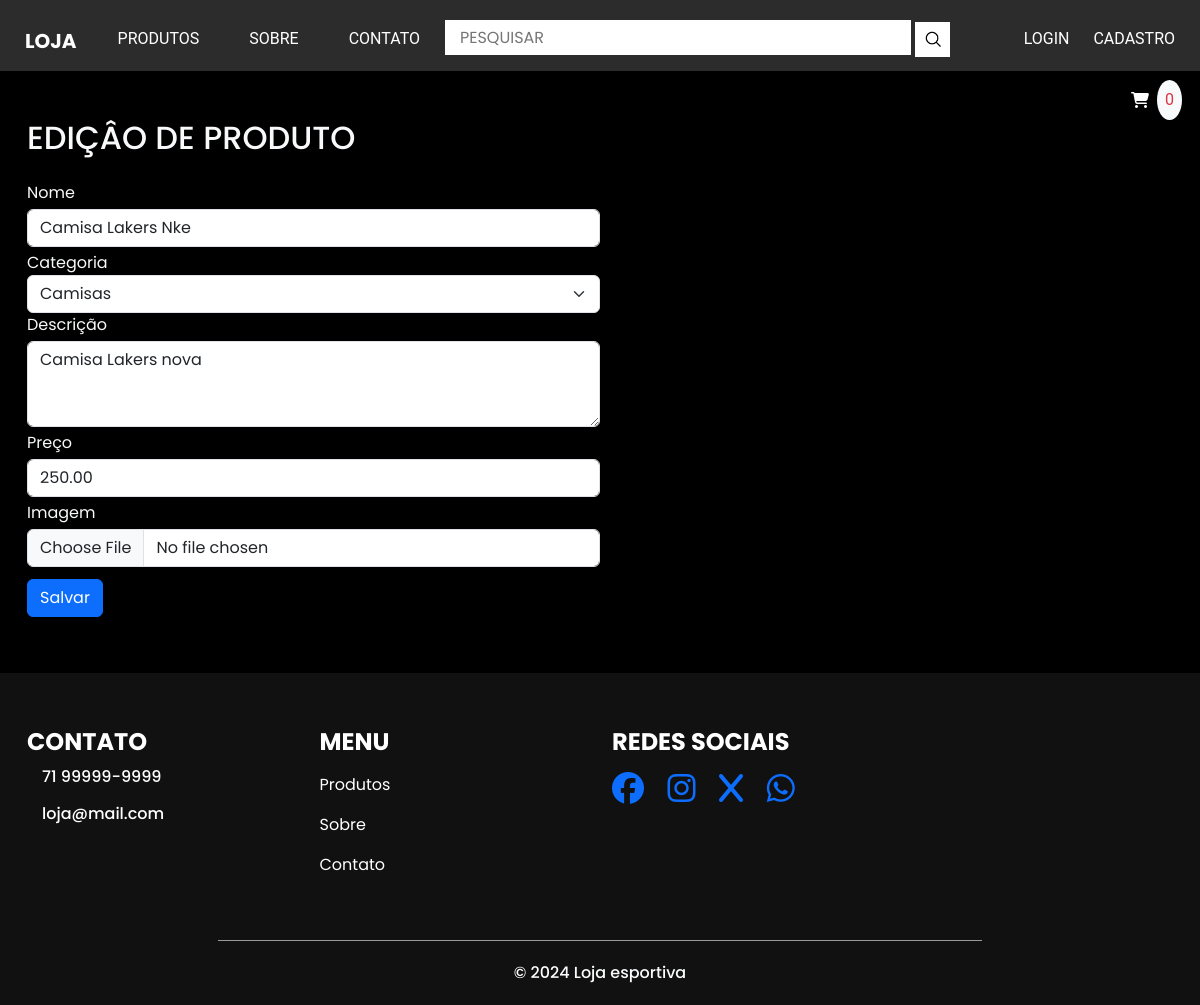
The page /editar-produto/2 on the database as committed earlier.
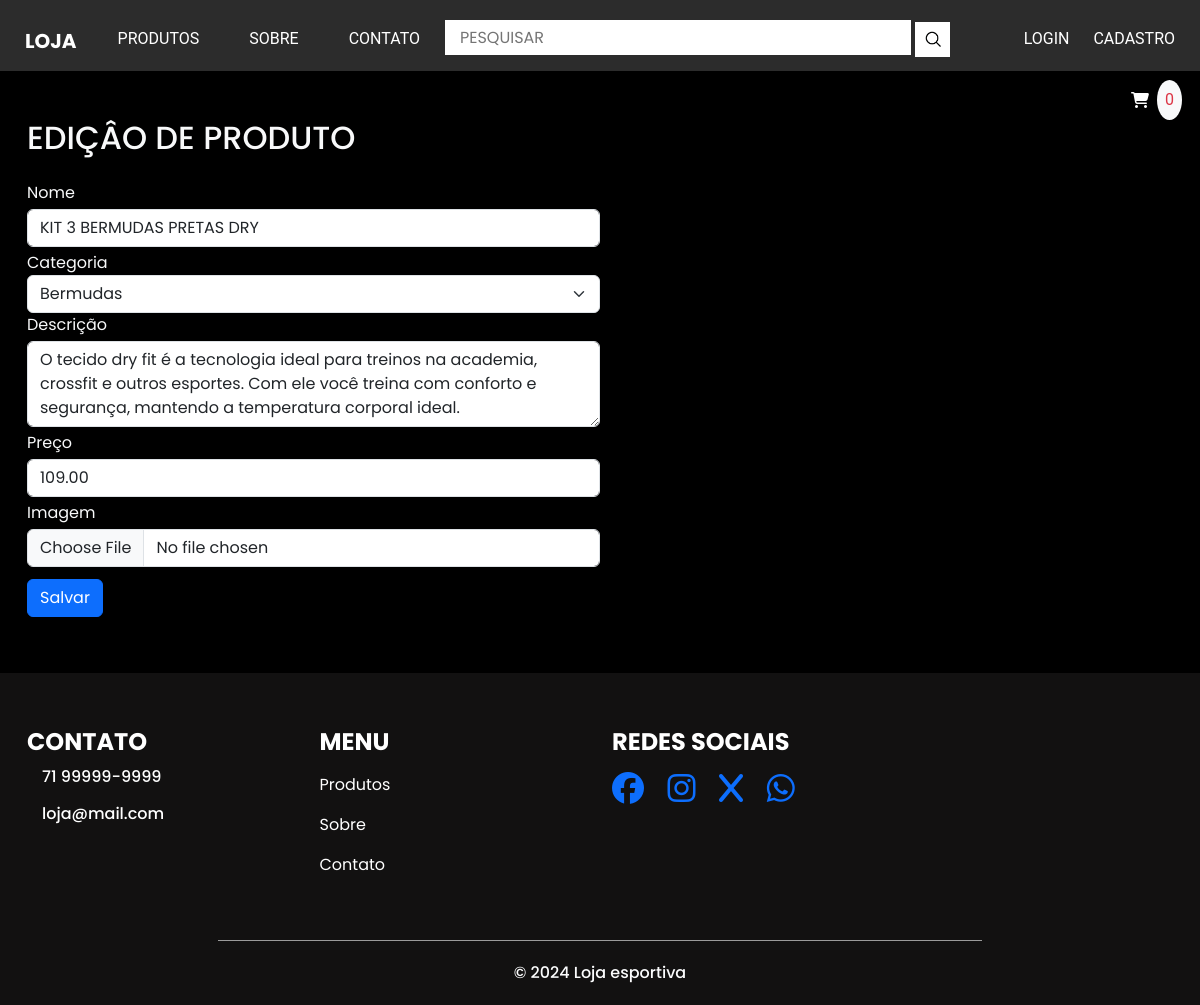
The same page on the database as committed later.
### loja/models.py (models this page shows, shortened)
class Produto(models.Model):
    categoria = models.ForeignKey(Categoria, related_name='produtos',null=True, on_delete =models.SET_NULL )
    nome = models.CharField(max_length = 100)
    descricao =  models.CharField(max_length = 300, blank=True, default="Sem descrição.")
    preco = models.DecimalField(max_digits=10, decimal_places=2)
    imagem = models.ImageField(upload_to='media/', blank=True, null=True)
    available = models.BooleanField(default= True)
    created = models.DateTimeField(auto_now_add = True)
    updated = models.DateTimeField(auto_now = True)
    class Meta:
        ordering = ['nome']
        indexes = [
            models.Index(fields=['id',])
        ]

class Categoria(models.Model):
    nome = models.CharField(max_length = 200)
    class Meta:
        ordering = ['nome']
        indexes = [
            models.Index(fields=['nome']),
        ]
        verbose_name='categoria'
        verbose_name_plural='categorias'

### loja/views.py (the view, shortened to what this page needs)
# urls.py: path('editar-produto/<int:id>', views.editar_produto, name='editar_produto'),
def editar_produto(request, id):
    produto = Produto.objects.get(id=id)
    categorias = Categoria.objects.all()
    context = {
        'categorias':categorias,
        'produto':produto,
    }
    return render(request, 'loja/editar-produto.html', context)

### cart/cart.py (called while the page is built)
    def __len__(self):
        return sum(item['quantidade'] for item in self.cart.values())

### cart/context_processors.py (called while the page is built)
def cart(request):
    nome_usuario = None
    if request.user.is_authenticated:
        nome_usuario = request.user.email.split('@')[0]
    return {
        'cart': Cart(request        ),
        'nome_usuario': nome_usuario,
        }

### loja/templates/loja/editar-produto.html (shortened to what this page needs)
{% extends "loja/base.html" %}
{% load static %}
{% block content %}
<div class="container text-light py-5">
    <h2 class="text-uppercase mb-4">EDIÇÂO DE PRODUTO</h2>
    <div class="form_contaier col-8 col-md-6">
        <form method="POST" enctype="multipart/form-data">
            <label for="nome">Nome</label>
            <input type="text" name='nome' id='nome' class='form-control my-1' required value='{{produto.nome}}'>
            <label for="categoria">Categoria</label>
            <select name="categoria" id="categoria" class='form-select'>
                {% for c in categorias %}
                    <option {% if produto.categoria.nome == c.nome  %}selected{% endif %} value="{{c.nome}}">{{c.nome}}</option>
                {% endfor %}
            </select>
            <label for="descricao" value='{{produto.descricao}}'>Descrição</label>
            <textarea rows=3 name='descricao' id='descricao' class='form-control my-1'>{{produto.descricao}}</textarea>
            <label for="preco" >Preço</label>
            <input type="number" name='preco' id='preco' class='form-control my-1' min="0" step=".01"  required value='{{produto.preco}}'>
            <label for="imagem">Imagem</label>
            <input type="file" id="imagem" name="imagem" accept="image/*" class='form-control my-1'>
          </div>
         <button type="submit" class="btn btn-primary my-2">Salvar</button>
      </div>
{% endblock content %}

Rows that differ between the two databases and show on the page:
changed Produto: nome "Camisa Lakers Nke" → "KIT 3 BERMUDAS PRETAS DRY"; categoria "Camisas" → "Bermudas"; descricao "Camisa Lakers nova" → "O tecido dry fit é a tecnologia ideal para treinos na academia, crossfit e outros esportes. Com ele você treina com conforto e segurança, mantendo a temperatura corporal ideal."; preco "250.00" → "109.00"
